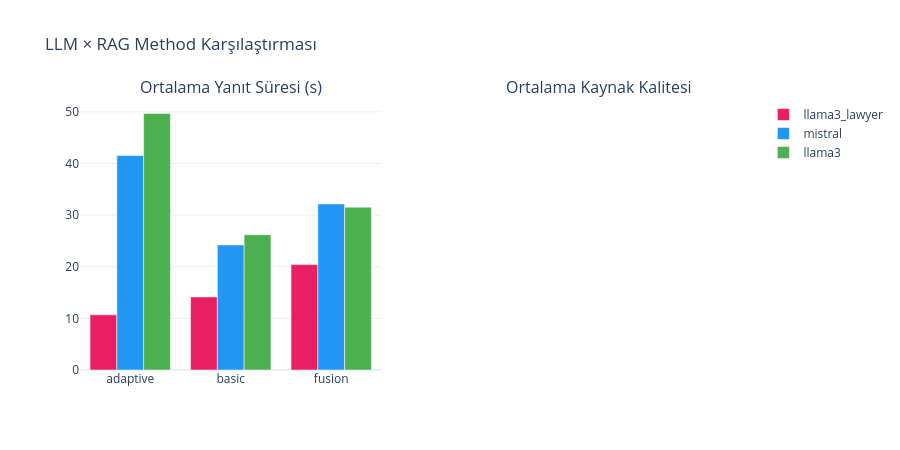

Notebook source saved alongside this figure:
### Code cell
# Visualization
fig = make_subplots(
    rows=1, cols=2,
    subplot_titles=("Ortalama Yanıt Süresi (s)", "Ortalama Kaynak Kalitesi")
)

model_colors = {"llama3_lawyer": "#E91E63", "mistral": "#2196F3", "llama3": "#4CAF50"}

for model_name in MODELS.keys():
    model_data = comparison_df[comparison_df["model"] == model_name]
    
    fig.add_trace(
        go.Bar(
            name=model_name,
            x=model_data.groupby("method")["total_time"].mean().index,
            y=model_data.groupby("method")["total_time"].mean().values,
            marker_color=model_colors[model_name]
        ),
        row=1, col=1
    )

fig.update_layout(
    title_text="LLM × RAG Method Karşılaştırması",
    height=450,
    barmode="group",
    template="plotly_white"
)
fig.show()

### Figure 1 — Plotly figure (JSON) as saved in the notebook; plotly's stock layout.template omitted (floating-point values rounded to 4 significant figures)
{"data": [{"marker": {"color": "#E91E63"}, "name": "llama3_lawyer", "type": "bar", "x": ["adaptive", "basic", "fusion"], "xaxis": "x", "y": [10.68, 14.16, 20.42], "yaxis": "y"}, {"marker": {"color": "#2196F3"}, "name": "mistral", "type": "bar", "x": ["adaptive", "basic", "fusion"], "xaxis": "x", "y": [41.53, 24.21, 32.16], "yaxis": "y"}, {"marker": {"color": "#4CAF50"}, "name": "llama3", "type": "bar", "x": ["adaptive", "basic", "fusion"], "xaxis": "x", "y": [49.68, 26.2, 31.53], "yaxis": "y"}], "layout": {"annotations": [{"font": {"size": 16}, "showarrow": false, "text": "Ortalama Yanıt Süresi (s)", "x": 0.225, "xanchor": "center", "xref": "paper", "y": 1, "yanchor": "bottom", "yref": "paper"}, {"font": {"size": 16}, "showarrow": false, "text": "Ortalama Kaynak Kalitesi", "x": 0.775, "xanchor": "center", "xref": "paper", "y": 1, "yanchor": "bottom", "yref": "paper"}], "barmode": "group", "height": 450, "title": {"text": "LLM × RAG Method Karşılaştırması"}, "xaxis": {"anchor": "y", "domain": [0, 0.45]}, "xaxis2": {"anchor": "y2", "domain": [0.55, 1]}, "yaxis": {"anchor": "x", "domain": [0, 1]}, "yaxis2": {"anchor": "x2", "domain": [0, 1]}}}
